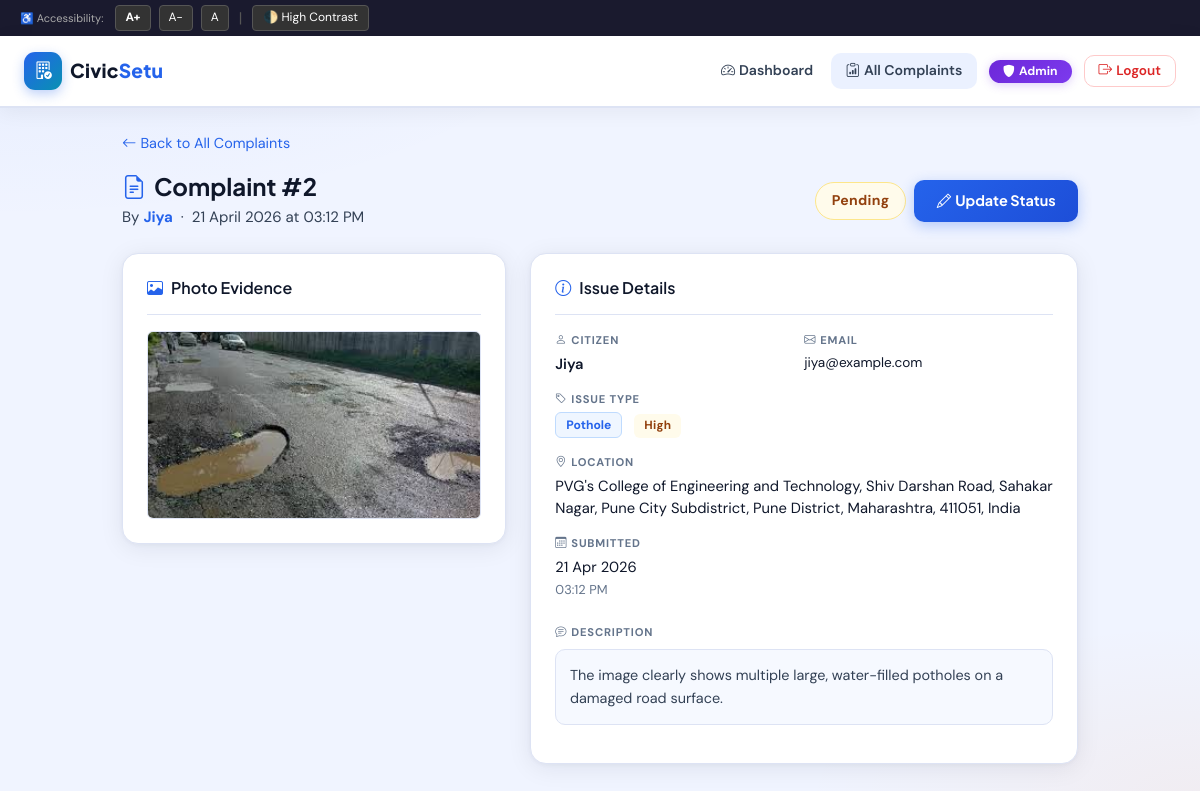
The app's page /admin/complaints/2 (signed in) with its own data.
### models/models.py (models this page shows, shortened)
class Complaint(db.Model):
    __tablename__ = 'complaints'
    complaint_id  = db.Column(db.Integer, primary_key=True, autoincrement=True)
    user_id       = db.Column(db.Integer, db.ForeignKey('users.user_id'), nullable=False)
    type_id       = db.Column(db.Integer, db.ForeignKey('issue_types.type_id'), nullable=False)
    image_path    = db.Column(db.String(300), nullable=True)
    location      = db.Column(db.String(255), nullable=False)
    description   = db.Column(db.Text)
    status        = db.Column(db.String(20), default='Pending', nullable=False)
    ai_confidence = db.Column(db.Float)
    submitted_at  = db.Column(db.DateTime, default=datetime.utcnow)
    resolved_at   = db.Column(db.DateTime, nullable=True)
    status_history = db.relationship('StatusLog', backref='complaint', lazy=True)

class User(UserMixin, db.Model):
    __tablename__ = 'users'
    user_id       = db.Column(db.Integer, primary_key=True, autoincrement=True)
    name          = db.Column(db.String(100), nullable=False)
    email         = db.Column(db.String(150), unique=True, nullable=False)
    password_hash = db.Column(db.String(255), nullable=False)
    phone         = db.Column(db.String(15))
    created_at    = db.Column(db.DateTime, default=datetime.utcnow)
    complaints = db.relationship('Complaint', backref='citizen', lazy=True)

class IssueType(db.Model):
    __tablename__ = 'issue_types'
    type_id        = db.Column(db.Integer, primary_key=True, autoincrement=True)
    type_name      = db.Column(db.String(50), unique=True, nullable=False)
    description    = db.Column(db.String(255))
    priority_level = db.Column(db.String(20), default='Medium')
    complaints = db.relationship('Complaint', backref='issue_type', lazy=True)

### routes/admin.py (the view)
@admin_bp.route('/complaints/<int:complaint_id>')
@login_required
@admin_required
def complaint_detail(complaint_id):
    complaint = Complaint.query.get_or_404(complaint_id)
    return render_template('admin/complaint_detail.html', complaint=complaint)

### models/models.py (called while the page is built)
@login_manager.user_loader
def load_user(user_id):
    if user_id.startswith('admin_'):
        return Admin.query.get(int(user_id[6:]))
    return User.query.get(int(user_id))

### routes/admin.py (called while the page is built)
def admin_required(f):
    @wraps(f)
    def decorated(*args, **kwargs):
        if not hasattr(current_user, 'admin_id'):
            flash('Admin access required.', 'danger')
            return redirect(url_for('auth.login'))
        return f(*args, **kwargs)
    return decorated

### templates/admin/complaint_detail.html (shortened to what this page needs)
{% extends 'base.html' %}
{% block content %}
<div class="row justify-content-center">
  <div class="col-lg-10">
    <nav class="mb-3">
      <a href="{{ url_for('admin.complaints') }}" class="cs-link" style="font-size:.9rem">
        <i class="bi bi-arrow-left me-1"></i>Back to All Complaints
      </a>
    </nav>
    <div class="d-flex flex-wrap justify-content-between align-items-start mb-4">
      <div>
        <h4 class="fw-bold cs-heading mb-1">
          <i class="bi bi-file-earmark-text me-2 text-accent"></i>Complaint #{{ complaint.complaint_id }}
        </h4>
        <p class="cs-subheading mb-0">
          By <strong style="color:var(--cs-accent)">{{ complaint.citizen.name }}</strong>
          &nbsp;·&nbsp; {{ complaint.submitted_at.strftime('%d %B %Y at %I:%M %p') }}
        </p>
      </div>
      <div class="d-flex gap-2 mt-2 align-items-center">
        <span class="cs-status cs-status-{{ complaint.status | lower | replace(' ','-') }}" style="font-size:.88rem;padding:6px 16px">
          {{ complaint.status }}
        </span>
        <button class="cs-btn-primary btn-sm" data-bs-toggle="modal" data-bs-target="#updateModal"
                data-id="{{ complaint.complaint_id }}" data-status="{{ complaint.status }}">
          <i class="bi bi-pencil me-1"></i>Update Status
        </button>
      </div>
    </div>
    <div class="row g-4">
      <div class="col-md-5">
        <div class="cs-card">
          <div class="cs-card-header"><h6 class="mb-0 fw-semibold cs-heading"><i class="bi bi-image me-2 text-accent"></i>Photo Evidence</h6></div>
          {% if complaint.image_path %}
            <img src="{{ url_for('static', filename=complaint.image_path) }}" class="img-fluid rounded"
                 style="width:100%;max-height:320px;object-fit:cover;border:1px solid var(--cs-border)">
          {% else %}
            <div class="cs-empty-state" style="padding:2rem">
              <i class="bi bi-image-alt" style="font-size:2.5rem;opacity:.4"></i>
              <p class="mt-2 mb-0" style="font-size:.85rem">No image provided</p>
            </div>
          {% endif %}
        </div>
      </div>
      <div class="col-md-7">
        <div class="cs-card h-100">
          <div class="cs-card-header"><h6 class="mb-0 fw-semibold cs-heading"><i class="bi bi-info-circle me-2 text-accent"></i>Issue Details</h6></div>
          <div class="row g-0">
            <div class="col-6">
              <div class="cs-detail-field">
                <div class="cs-detail-label"><i class="bi bi-person me-1"></i>Citizen</div>
                <div class="cs-detail-value" style="font-weight:600">{{ complaint.citizen.name }}</div>
              </div>
            </div>
            <div class="col-6">
              <div class="cs-detail-field">
                <div class="cs-detail-label"><i class="bi bi-envelope me-1"></i>Email</div>
                <div class="cs-detail-value" style="font-size:.85rem;word-break:break-all">{{ complaint.citizen.email }}</div>
              </div>
            </div>
          </div>
          <div class="cs-detail-field">
            <div class="cs-detail-label"><i class="bi bi-tag me-1"></i>Issue Type</div>
            <div class="cs-detail-value">
              <span class="cs-badge-type">{{ complaint.issue_type.type_name | replace('_',' ') | title }}</span>
              <span class="cs-priority cs-priority-{{ complaint.issue_type.priority_level | lower }}">{{ complaint.issue_type.priority_level }}</span>
            </div>
          </div>
          <div class="cs-detail-field">
            <div class="cs-detail-label"><i class="bi bi-geo-alt me-1"></i>Location</div>
            <div class="cs-detail-value">{{ complaint.location }}</div>
          </div>
          <div class="row g-0">
            <div class="col-6">
              <div class="cs-detail-field">
                <div class="cs-detail-label"><i class="bi bi-calendar3 me-1"></i>Submitted</div>
                <div class="cs-detail-value">{{ complaint.submitted_at.strftime('%d %b %Y') }}<br><small style="color:var(--cs-muted)">{{ complaint.submitted_at.strftime('%I:%M %p') }}</small></div>
              </div>
            </div>
          </div>
          {% if complaint.description %}
          <div class="cs-detail-field mt-2">
            <div class="cs-detail-label mb-2"><i class="bi bi-chat-text me-1"></i>Description</div>
            <div style="background:rgba(91,142,255,0.05);border:1px solid var(--cs-border);border-radius:var(--cs-radius-sm);padding:.85rem;color:var(--cs-text-soft);font-size:.9rem;line-height:1.6">
              {{ complaint.description }}
            </div>
          </div>
          {% endif %}
        </div>
      </div>
    </div>
  </div>
</div>
{% endblock %}

### static/css/style.css (style rules this page uses)
:root { --cs-bg: #F0F4FF; --cs-surface: #FFFFFF; --cs-card: #FFFFFF; --cs-card-hover: #F7F9FF; --cs-border: #DDE3F4; --cs-border-light: #C5CEED; --cs-accent: #2563EB; --cs-accent-2: #0891B2; --cs-accent-glow: rgba(37,99,235,0.12); --cs-saffron: #F97316; --cs-purple: #7C3AED; --cs-text: #0F172A; --cs-text-soft: #334155; --cs-muted: #64748B; --cs-subtle: #94A3B8; --cs-warning: #D97706; --cs-warning-bg: #FFFBEB; --cs-warning-text: #92400E; --cs-info: #0891B2; --cs-info-bg: #ECFEFF; --cs-success: #059669; --cs-success-bg: #ECFDF5; --cs-success-text: #065F46; --cs-danger: #DC2626; --cs-danger-bg: #FEF2F2; --cs-danger-text: #991B1B; --cs-radius: 16px; --cs-radius-sm: 10px; --cs-shadow: 0 4px 24px rgba(15,23,42,0.08),0 1px 4px rgba(15,23,42,0.04); --cs-shadow-sm: 0 2px 12px rgba(15,23,42,0.06); --cs-shadow-lg: 0 12px 48px rgba(15,23,42,0.12),0 4px 16px rgba(15,23,42,0.06); }
*,*::before,*::after { box-sizing:border-box }
body { background:var(--cs-bg); color:var(--cs-text); font-family:'DM Sans','Segoe UI',system-ui,sans-serif; font-size:15px;line-height:1.65;min-height:100vh; background-image: radial-gradient(ellipse 90% 50% at 0% 0%,rgba(37,99,235,0.05) 0%,transparent 55%), radial-gradient(ellipse 60% 40% at 100% 100%,rgba(249,115,22,0.06) 0%,transparent 55%); }
h1,h2,h3,h4,h5,h6 { font-family:'Plus Jakarta Sans',sans-serif }
.cs-heading { color:var(--cs-text)!important;font-family:'Plus Jakarta Sans',sans-serif }
.cs-subheading { color:var(--cs-text-soft)!important }
.text-accent { color:var(--cs-accent)!important }
.cs-card { background:var(--cs-card);border:1px solid var(--cs-border);border-radius:var(--cs-radius);padding:1.5rem;box-shadow:var(--cs-shadow);transition:border-color .2s,box-shadow .2s,transform .2s }
.cs-card-header { padding-bottom:1rem;margin-bottom:1rem;border-bottom:1px solid var(--cs-border) }
.cs-status { display:inline-flex;align-items:center;gap:.3rem;padding:4px 12px;border-radius:20px;font-size:.75rem;font-weight:700;letter-spacing:.3px }
.cs-status-pending { background:#FFFBEB;color:#92400E;border:1.5px solid #FDE68A }
.cs-badge-type { display:inline-flex;align-items:center;gap:.3rem;background:#EFF6FF;color:var(--cs-accent);padding:3px 10px;border-radius:6px;font-size:.76rem;font-weight:700;border:1px solid #BFDBFE }
.cs-btn-primary { display:inline-flex;align-items:center;justify-content:center;background:linear-gradient(135deg,#2563EB,#1D4ED8);color:#fff!important;padding:.58rem 1.4rem;border-radius:var(--cs-radius-sm);font-weight:700;font-size:.9rem;border:none;cursor:pointer;transition:all .2s;text-decoration:none;box-shadow:0 4px 14px rgba(37,99,235,0.3);font-family:'Plus Jakarta Sans',sans-serif }
.cs-link { color:var(--cs-accent);text-decoration:none }
.cs-detail-field { margin-bottom:.9rem }
.cs-detail-label { font-size:.7rem;font-weight:700;color:var(--cs-muted);text-transform:uppercase;letter-spacing:.8px;margin-bottom:.25rem }
.cs-detail-value { color:var(--cs-text);font-size:.92rem;line-height:1.5 }
.cs-priority { display:inline-flex;align-items:center;gap:.3rem;padding:3px 10px;border-radius:6px;font-size:.74rem;font-weight:700;letter-spacing:.3px }
.cs-priority-high { background:#FFFBEB;color:var(--cs-warning-text) }

### records on screen
Complaint: complaint_id "2", submitted_at "21 April 2026 at 03:12 PM", status "Pending", image_path (picture), location "PVG's College of Engineering and Technology, Shiv Darshan Road, Sahakar Nagar, Pune City Subdistrict, Pune District, Maharashtra, 411051, India", submitted_at "21 Apr 2026", submitted_at "03:12 PM", description "The image clearly shows multiple large, water-filled potholes on a damaged road surface."
User: citizen.name "Jiya", citizen.email "jiya@example.com"
IssueType: issue_type.type_name "Pothole", issue_type.priority_level "High"
